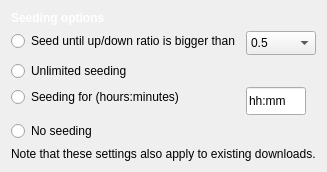
                <widget class="QWidget" name="settings_seeding_tab">
                 <layout class="QFormLayout" name="formLayout">
                  <property name="fieldGrowthPolicy">
                   <enum>QFormLayout::ExpandingFieldsGrow</enum>
                  </property>
                  <property name="labelAlignment">
                   <set>Qt::AlignLeading|Qt::AlignLeft|Qt::AlignTop</set>
                  </property>
                  <property name="formAlignment">
                   <set>Qt::AlignLeading|Qt::AlignLeft|Qt::AlignTop</set>
                  </property>
                  <item row="0" column="0">
                   <widget class="QLabel" name="tribler_profile_header_label">
                    <property name="styleSheet">
                     <string notr="true">font-weight: bold;
color: white;</string>
                    </property>
                    <property name="text">
                     <string>Seeding options</string>
                    </property>
                   </widget>
                  </item>
                  <item row="4" column="1">
                   <widget class="QLineEdit" name="seeding_time_input">
                    <property name="sizePolicy">
                     <sizepolicy hsizetype="Fixed" vsizetype="Fixed">
                      <horstretch>0</horstretch>
                      <verstretch>0</verstretch>
                     </sizepolicy>
                    </property>
                    <property name="minimumSize">
                     <size>
                      <width>60</width>
                      <height>28</height>
                     </size>
                    </property>
                    <property name="maximumSize">
                     <size>
                      <width>60</width>
                      <height>28</height>
                     </size>
                    </property>
                    <property name="styleSheet">
                     <string notr="true"/>
                    </property>
                    <property name="text">
                     <string>hh:mm</string>
                    </property>
                   </widget>
                  </item>
                  <item row="2" column="1">
                   <widget class="QComboBox" name="seeding_ratio_combobox">
                    <property name="sizePolicy">
                     <sizepolicy hsizetype="Fixed" vsizetype="Fixed">
                      <horstretch>0</horstretch>
                      <verstretch>0</verstretch>
                     </sizepolicy>
                    </property>
                    <property name="minimumSize">
                     <size>
                      <width>70</width>
                      <height>24</height>
                     </size>
                    </property>
                    <property name="maximumSize">
                     <size>
                      <width>70</width>
                      <height>24</height>
                     </size>
                    </property>
                    <item>
                     <property name="text">
                      <string notr="true">0.5</string>
                     </property>
                    </item>
                    <item>
                     <property name="text">
                      <string notr="true">0.75</string>
                     </property>
                    </item>
                    <item>
                     <property name="text">
                      <string notr="true">1.0</string>
                     </property>
                    </item>
                    <item>
                     <property name="text">
                      <string notr="true">1.5</string>
                     </property>
                    </item>
                    <item>
                     <property name="text">
                      <string notr="true">2.0</string>
                     </property>
                    </item>
                    <item>
                     <property name="text">
                      <string notr="true">3.0</string>
                     </property>
                    </item>
                    <item>
                     <property name="text">
                      <string notr="true">5.0</string>
                     </property>
                    </item>
                   </widget>
                  </item>
                  <item row="5" column="0">
                   <widget class="QRadioButton" name="seeding_never_radio">
                    <property name="styleSheet">
                     <string notr="true"/>
                    </property>
                    <property name="text">
                     <string>No seeding</string>
                    </property>
                   </widget>
                  </item>
                  <item row="4" column="0">
                   <widget class="QRadioButton" name="seeding_time_radio">
                    <property name="styleSheet">
                     <string notr="true"/>
                    </property>
                    <property name="text">
                     <string>Seeding for (hours:minutes)</string>
                    </property>
                   </widget>
                  </item>
                  <item row="3" column="0">
                   <widget class="QRadioButton" name="seeding_forever_radio">
                    <property name="styleSheet">
                     <string notr="true"/>
                    </property>
                    <property name="text">
                     <string>Unlimited seeding</string>
                    </property>
                   </widget>
                  </item>
                  <item row="2" column="0">
                   <widget class="QRadioButton" name="seeding_ratio_radio">
                    <property name="styleSheet">
                     <string notr="true"/>
                    </property>
                    <property name="text">
                     <string>Seed until up/down ratio is bigger than</string>
                    </property>
                   </widget>
                  </item>
                  <item row="6" column="0" colspan="2">
                   <widget class="QLabel" name="label_45">
                    <property name="text">
                     <string>Note that these settings also apply to existing downloads.</string>
                    </property>
                   </widget>
                  </item>
                 </layout>
                </widget>
